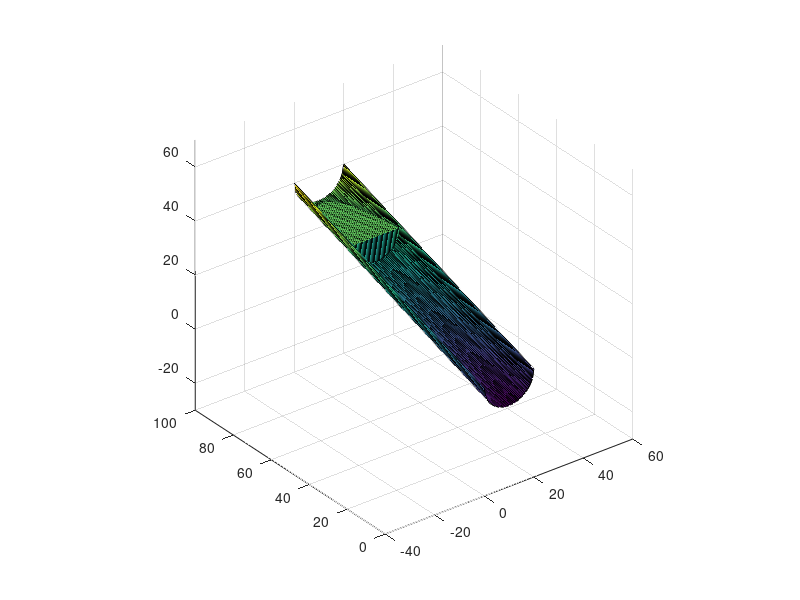
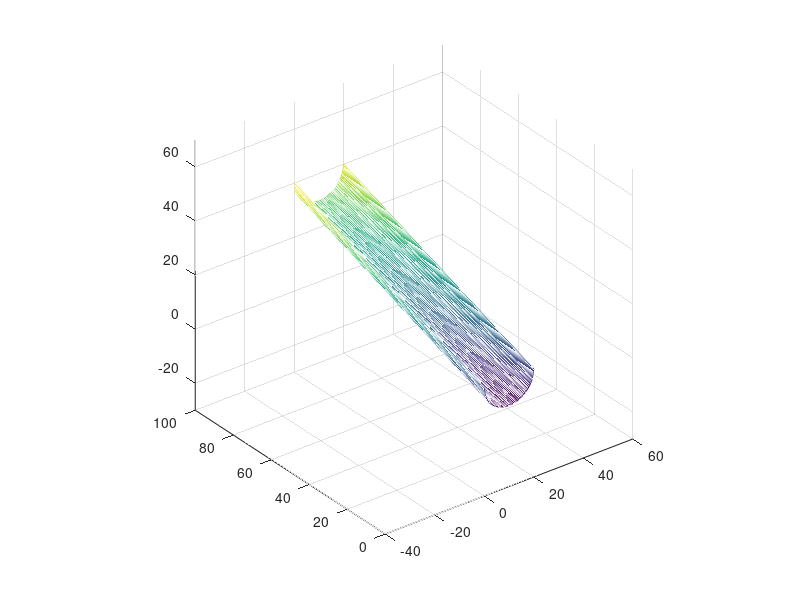
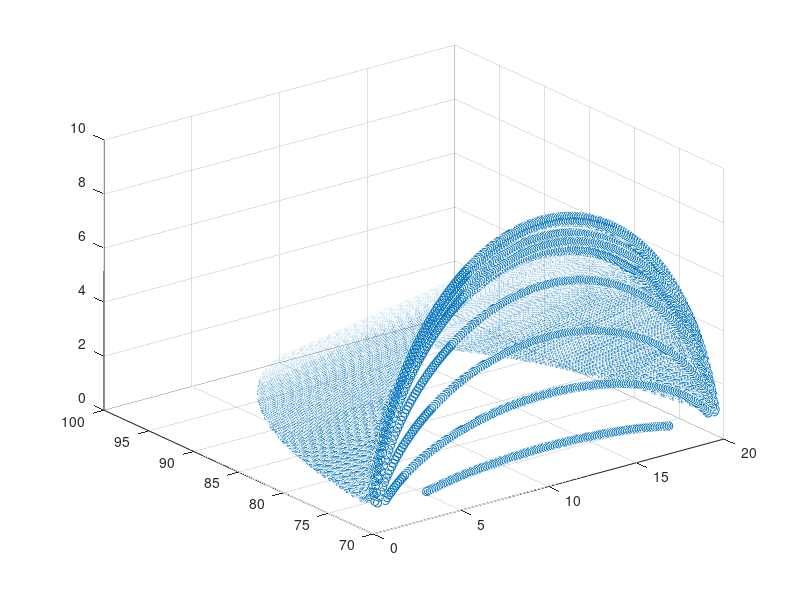

Write the MATLAB code that produced these figures, in order.

clear all;
close all;
clc;

ndivrows = 200;
ndivcols = 40;

hx = .5;
hy = .5;

y = linspace (0, hy*ndivrows, ndivrows+1);
x = linspace (0, hx*ndivcols, ndivcols+1);

[X, Y] = meshgrid (x, y);

Z = 10 - sqrt (10.^2 - (X - 10).^2) +  .3 * Y;


h = 0*Z;
Ymin = 70; Ymax = 100; Xmin = 0; Xmax = 20;
select = (Y>Ymin & Y<Ymax & X >Xmin & X < Xmax);

h(select)= 30 - Z(select);
h(h < 0) = 0;

surf (X, Y, Z)
hold all
surf (X, Y, Z+h)
axis equal


DX = .1; DY = .1;
[xp, yp] = meshgrid (Xmin:DX:Xmax, Ymin:DY:Ymax);

hp = interp2 (X, Y, h, xp, yp, 'spline');
hp = hp(:);
xp = xp(:);
yp = yp(:);

hzero = find (hp <= 1);
hp(hzero) = [];
xp(hzero) = [];
yp(hzero) = [];

immagine_out = uint16(Z);
imwrite (immagine_out, "sfondo.tif")

%%%%%%%%%%%%%%%%%%%%%%%%%%%%%%%%%%%%%%%%%%%%%%%%%%%%%%%%%%%%%%%%%%%%%%%%%%%%%



Zz        = double (Z);
[gx, gy]  = gradient (Zz);

Z    = Zz(:);
dZdx = gx(:);
dZdy = gy(:);


figure()
mesh(X,Y,Zz)
axis equal

figure()
scatter3(xp(:),yp(:),hp(:))


%% Constants
g     = 9.81;
xi    = 200;
vis   = 50;
ty    = 2000;
T     = 10;

%% Material point quantities initialization
nmp   = numel(xp);
rhosy = 1100.0;
Msys  = sum (hp*DX*DY*rhosy);
Mp    = Msys/nmp * ones(nmp, 1);
Vp    = Mp./rhosy;
Ap    = Vp./hp;
vp    = zeros (nmp,2);
BINGHAM = 0.0;
FRICTION = 0.0;
CFL = 0.1;
BC_FLAG = 1.0;
momp  = zeros (nmp,2);

Fb(:,1) = zeros (nmp,1);
Fb(:,2) = zeros (nmp,1);

%%
DATA = struct (
	   "x", xp, ...
	   "y", yp, ...
	   "Mp", Mp, ...
	   "Ap", Ap, ...
	   "vpx", vp(:,1), ...
	   "vpy", vp(:,2), ...
	   "Nex", ndivcols, ...
	   "Ney", ndivrows, ...
	   "hx", hx, ...
	   "hy", hy, ...
	   "hp", hp, ...
	   "mom_px", momp(:,1), ...
	   "mom_py", momp(:,2), ...
	   "g", g, ...
	   "T", T, ...
	   "xi", xi, ...
	   "vis", vis, ...
	   "ty", ty, ...
	   "rho", rhosy, ...
	   "Vp", Vp, ...
	   "Z", Z, ...
	   "dZdx", dZdx,
	   "dZdy", dZdy,
     "BINGHAM_ON", BINGHAM,
     "FRICTION_ON", FRICTION,
     "CFL", CFL,
     "BC_FLAG",BC_FLAG
	 );
json = jsonencode(DATA);

FID = fopen("DATA.json","w");
fprintf(FID,json);
fclose(FID);









